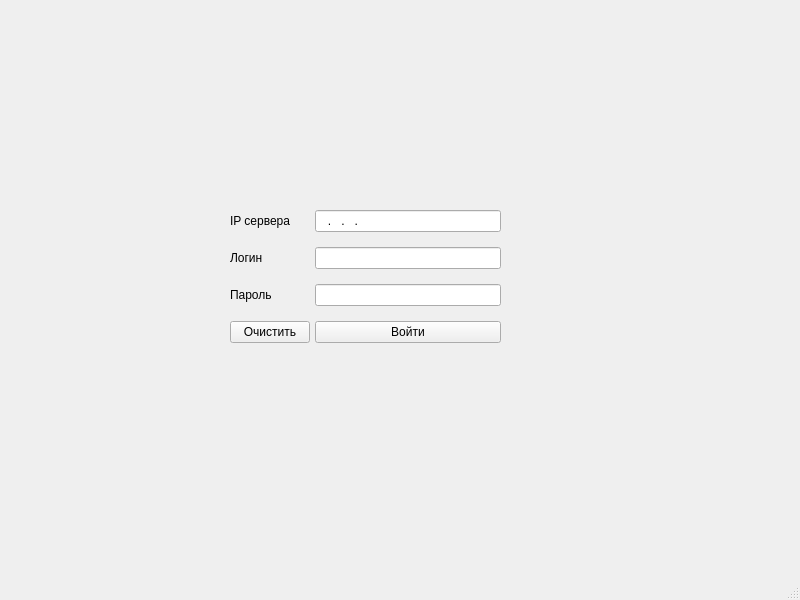
<?xml version="1.0" encoding="UTF-8"?>
<ui version="4.0">
 <class>LoginWindow</class>
 <widget class="QMainWindow" name="LoginWindow">
  <property name="geometry">
   <rect>
    <x>0</x>
    <y>0</y>
    <width>800</width>
    <height>600</height>
   </rect>
  </property>
  <property name="windowTitle">
   <string>MainWindow</string>
  </property>
  <widget class="QWidget" name="centralwidget">
   <widget class="QWidget" name="formLayoutWidget">
    <property name="geometry">
     <rect>
      <x>230</x>
      <y>210</y>
      <width>271</width>
      <height>137</height>
     </rect>
    </property>
    <layout class="QFormLayout" name="formLayout">
     <property name="labelAlignment">
      <set>Qt::AlignLeading|Qt::AlignLeft|Qt::AlignTop</set>
     </property>
     <property name="formAlignment">
      <set>Qt::AlignLeading|Qt::AlignLeft|Qt::AlignTop</set>
     </property>
     <property name="horizontalSpacing">
      <number>5</number>
     </property>
     <property name="verticalSpacing">
      <number>15</number>
     </property>
     <item row="1" column="0">
      <widget class="QLabel" name="label">
       <property name="text">
        <string>Логин</string>
       </property>
      </widget>
     </item>
     <item row="1" column="1">
      <widget class="QLineEdit" name="login">
       <property name="text">
        <string/>
       </property>
      </widget>
     </item>
     <item row="2" column="0">
      <widget class="QLabel" name="label_2">
       <property name="text">
        <string>Пароль</string>
       </property>
      </widget>
     </item>
     <item row="2" column="1">
      <widget class="QLineEdit" name="passwd">
       <property name="inputMethodHints">
        <set>Qt::ImhDate|Qt::ImhHiddenText|Qt::ImhNoAutoUppercase|Qt::ImhNoPredictiveText|Qt::ImhPreferLowercase|Qt::ImhSensitiveData|Qt::ImhUppercaseOnly</set>
       </property>
       <property name="echoMode">
        <enum>QLineEdit::Password</enum>
       </property>
      </widget>
     </item>
     <item row="3" column="1">
      <widget class="QPushButton" name="log_in_button">
       <property name="text">
        <string>Войти</string>
       </property>
      </widget>
     </item>
     <item row="3" column="0">
      <widget class="QPushButton" name="clear_button">
       <property name="text">
        <string>Очистить</string>
       </property>
      </widget>
     </item>
     <item row="0" column="1">
      <widget class="QLineEdit" name="server_ip">
       <property name="inputMethodHints">
        <set>Qt::ImhDigitsOnly</set>
       </property>
       <property name="inputMask">
        <string>000.000.000.000</string>
       </property>
       <property name="text">
        <string>...</string>
       </property>
       <property name="cursorPosition">
        <number>0</number>
       </property>
       <property name="alignment">
        <set>Qt::AlignLeading|Qt::AlignLeft|Qt::AlignVCenter</set>
       </property>
      </widget>
     </item>
     <item row="0" column="0">
      <widget class="QLabel" name="label_3">
       <property name="text">
        <string>IP сервера</string>
       </property>
      </widget>
     </item>
    </layout>
   </widget>
  </widget>
  <widget class="QMenuBar" name="menubar">
   <property name="geometry">
    <rect>
     <x>0</x>
     <y>0</y>
     <width>800</width>
     <height>22</height>
    </rect>
   </property>
  </widget>
  <widget class="QStatusBar" name="statusbar"/>
 </widget>
 <resources/>
 <connections/>
</ui>
